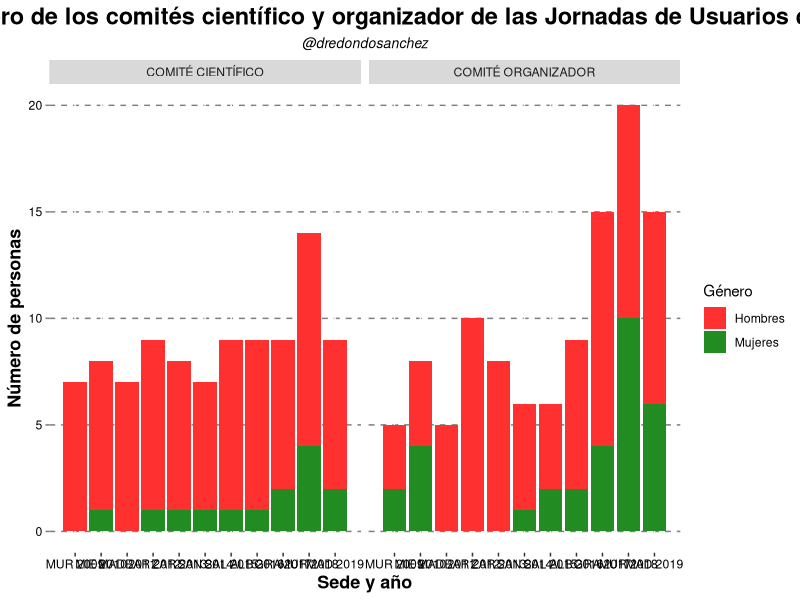
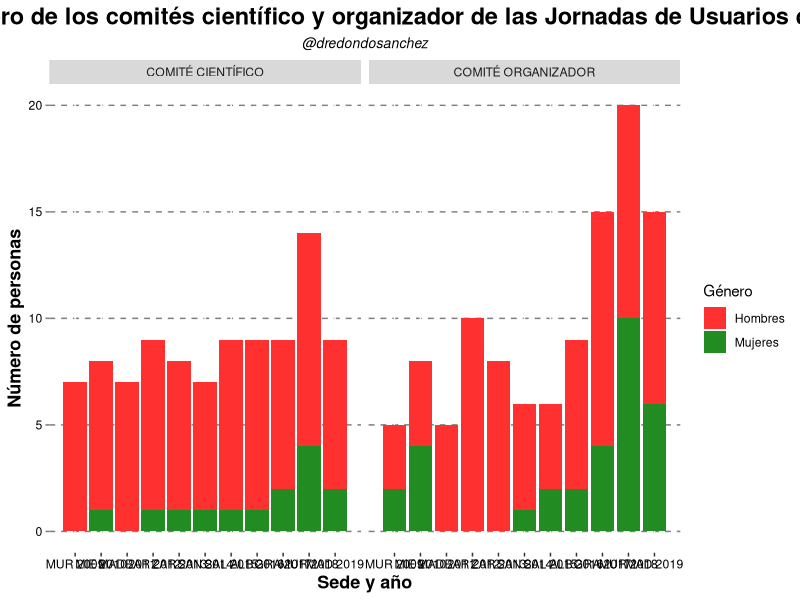

These charts were generated, in order, by the following R code:
# ----- Día 9: Barras apiladas -----

# Paquetes
library(readr)
library(dplyr)
library(ggplot2)
library(reshape)

# Procesamiento
estadisticas <- read_delim("datasets/comites.txt", delim = ";") %>%
  as.data.frame %>%
  melt(id.vars = c("anio", "ciudad")) %>%
  mutate(Género = ifelse(substring(variable, 3)=="M", "Mujeres", "Hombres"),
         comite = substring(variable, 1, 2),
         edicion = paste(substring(ciudad, 1, 3), anio))
estadisticas$comite[estadisticas$comite == "CC"] <- "Comité científico"
estadisticas$comite[estadisticas$comite == "CO"] <- "Comité organizador"

# Gráfico
ggplot(data = estadisticas, aes(x = anio, y = value, fill = Género)) +
  facet_wrap(~ toupper(estadisticas$comite)) +
  geom_bar(stat = "identity") + 
  ggtitle("Distribución por género de los comités científico y organizador de las Jornadas de Usuarios de R en España",
          "@dredondosanchez") + 
  scale_x_continuous(name = "Sede y año", breaks = 2009:2019, minor_breaks = FALSE,
                     labels = estadisticas$edicion[1:11]) + 
  scale_fill_manual(values = c("firebrick1", "forestgreen")) +
  ylab("Número de personas") +
  #theme_minimal() + 
  theme(plot.title = element_text(size = 17, hjust = 0.5, face = "bold"),
        plot.subtitle = element_text(size = 10, hjust = 0.5, face = "italic"),
        panel.background = element_rect(fill = "white", color = NA),
        panel.grid.minor.y = element_blank(),
        panel.grid.major.y = element_line(color = "gray50", linetype = 2),
        axis.ticks.y = element_line(color = "gray50"),
        axis.title = element_text(face = "bold", size = 13),
        axis.text = element_text(color = "black"))

ggsave("9.png", width = 17, height = 7)
